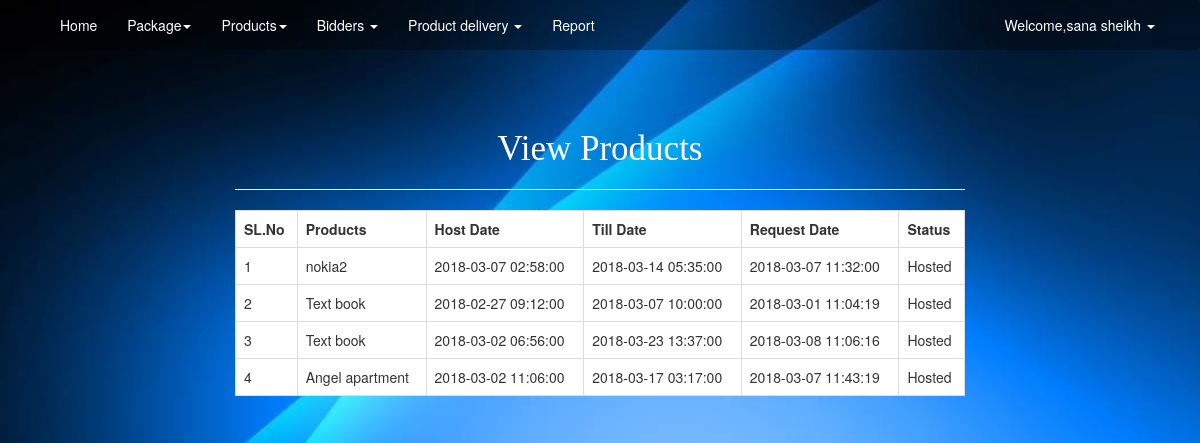
Page /seller/hostedproduct.php (signed in) on the committed database.
### tables this page shows
CREATE TABLE IF NOT EXISTS `hostproduct` (
  `reqid` int(11) NOT NULL AUTO_INCREMENT,
  `uid` int(11) NOT NULL,
  `prid` int(11) NOT NULL,
  `hoston` datetime NOT NULL,
  `tilldate` datetime NOT NULL,
  `reqdate` datetime NOT NULL,
  `status` varchar(20) NOT NULL,
  PRIMARY KEY (`reqid`),
  KEY `uid` (`uid`,`prid`),
  KEY `reqid` (`reqid`),
  KEY `prid` (`prid`)
);

CREATE TABLE IF NOT EXISTS `product` (
  `user_id` int(11) NOT NULL,
  `pro_id` int(11) NOT NULL AUTO_INCREMENT,
  `productname` varchar(40) NOT NULL,
  `subc_id` int(11) NOT NULL,
  `photo` varchar(100) NOT NULL,
  `desc` longtext NOT NULL,
  `min_range` double NOT NULL,
  PRIMARY KEY (`pro_id`),
  KEY `user_id` (`user_id`),
  KEY `subc_id` (`subc_id`)
);

### seller/session.php (called while the page is built, shortened)
<?php
	$uid=$_SESSION['uid'];
?>

### seller/hostedproduct.php (the view, shortened to what this page needs)
<?php include('session.php'); ?>
<!DOCTYPE html>
<html lang="en">
<head>
    <link href="css/bootstrap.min.css" rel="stylesheet">
	<link href="css/style.css" rel="stylesheet">
	<link href="font-awesome/css/font-awesome.css" rel="stylesheet">
</head>
<body style="background-image: url('../images/blue2.jpg');">
<div class="wrapper">
     <?php include("menu.php"); ?>
		<div class="container">
        <br><br>
        <div class="col-md-2"></div>
            <div class="col-md-8">
            <h2 style="font-size: 35px; font-family:argentina; text-align: center;color:white;">View Products</h2>
            <hr>
                <table class="table table-bordered table-hover" style="background-color: white;">
                    <tr>
                        <th>SL.No</th>
                        <th>Products</th>
                        <th>Host Date</th>
                        <th>Till Date</th>
                        <th>Request Date</th>
                        <th>Status</th>
                    </tr>
                    <?php include('connection.php');
                    $i=1;
                        $sql=mysql_query("select * from hostproduct,product where product.pro_id=hostproduct.prid and hostproduct.uid='$uid'") or die(mysql_error());
                        while($row=mysql_fetch_array($sql)) {
                     ?>
                     <tr>
                         <td><?php echo $i++;?></td>
                         <td><?php echo $row['productname']; ?></td>
                         <td><?php echo $row['hoston'];?></td>
                         <td><?php echo $row['tilldate'];?></td>
                         <td><?php echo $row['reqdate'];?></td>
                         <td><?php echo $row['status'];?></td>
                     </tr>
                     <?php } ?>
                </table>
            </div>
        </div>
</body>
</html>

### rows in the picture
hostproduct: prid.productname "nokia2", hoston "2018-03-07 02:58:00", tilldate "2018-03-14 05:35:00", reqdate "2018-03-07 11:32:00", status "Hosted"
hostproduct: prid.productname "Text book", hoston "2018-02-27 09:12:00", tilldate "2018-03-07 10:00:00", reqdate "2018-03-01 11:04:19", status "Hosted"
hostproduct: prid.productname "Text book", hoston "2018-03-02 06:56:00", tilldate "2018-03-23 13:37:00", reqdate "2018-03-08 11:06:16", status "Hosted"
hostproduct: prid.productname "Angel apartment", hoston "2018-03-02 11:06:00", tilldate "2018-03-17 03:17:00", reqdate "2018-03-07 11:43:19", status "Hosted"

### other values in the picture
$fname "sana sheikh"
